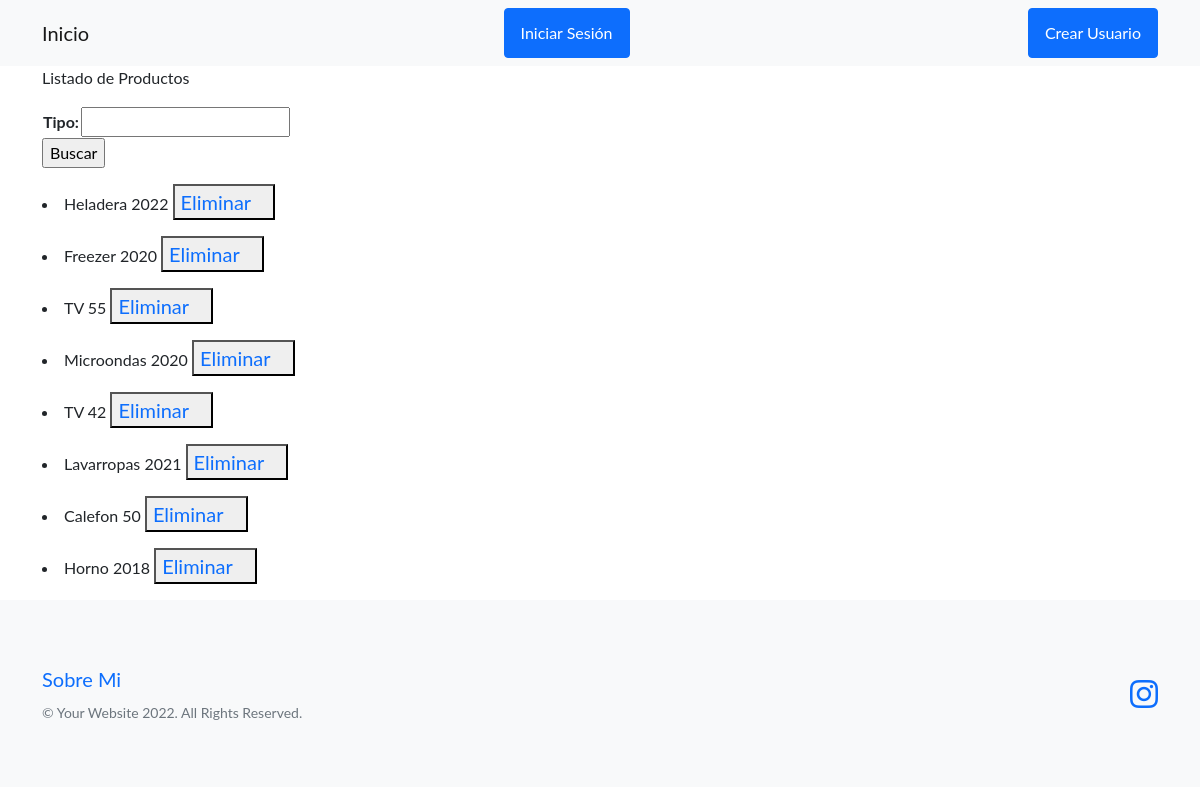
The app's page /ver_producto/ with its own data.
### mercaderia/models.py (models this page shows, shortened)
class producto(models.Model):
    tipo = models.CharField(max_length=30)
    modelo = models.IntegerField()

### mercaderia/views.py (the view)
# urls.py: path('ver_producto/', views.ver_producto, name='ver_productos'),
def ver_producto(request):
    tipo=request.GET.get('tipo', None)
    if tipo:
        productos = producto.objects.filter(tipo__icontains=tipo)
    else:
        productos=producto.objects.all()
    formulario= FormularioBusqueda()
    return render(request, 'mercaderia/ver_producto.html',{"productos": productos, 'formulario':formulario})

### mercaderia/forms.py
class FormularioBusqueda(forms.Form):
    tipo=forms.CharField(max_length=30, required=False)

### mercaderia/templates/mercaderia/ver_producto.html (shortened to what this page needs)
{% extends 'mercaderia/base.html' %}
{% block Personal %}
<p>Listado de Productos</p>
<form action={% url 'ver_productos' %} method="GET">
    <table>
        {{formulario}}
    </table>
    <input type="submit" value="Buscar">
</form>
<p>
 {% for producto in productos %}
 <li> {{producto.tipo}} {{producto.modelo}}
    <button>
        <a class="navbar-brand" href={% url 'eliminarM' producto.id %}>Eliminar</a>
    </button>
 </li>
</p>
 {% endfor %}
{% endblock Personal %}

### records on screen
producto: tipo "Heladera", modelo "2022"
producto: tipo "Freezer", modelo "2020"
producto: tipo "TV", modelo "55"
producto: tipo "Microondas", modelo "2020"
producto: tipo "TV", modelo "42"
producto: tipo "Lavarropas", modelo "2021"
producto: tipo "Calefon", modelo "50"
producto: tipo "Horno", modelo "2018"
